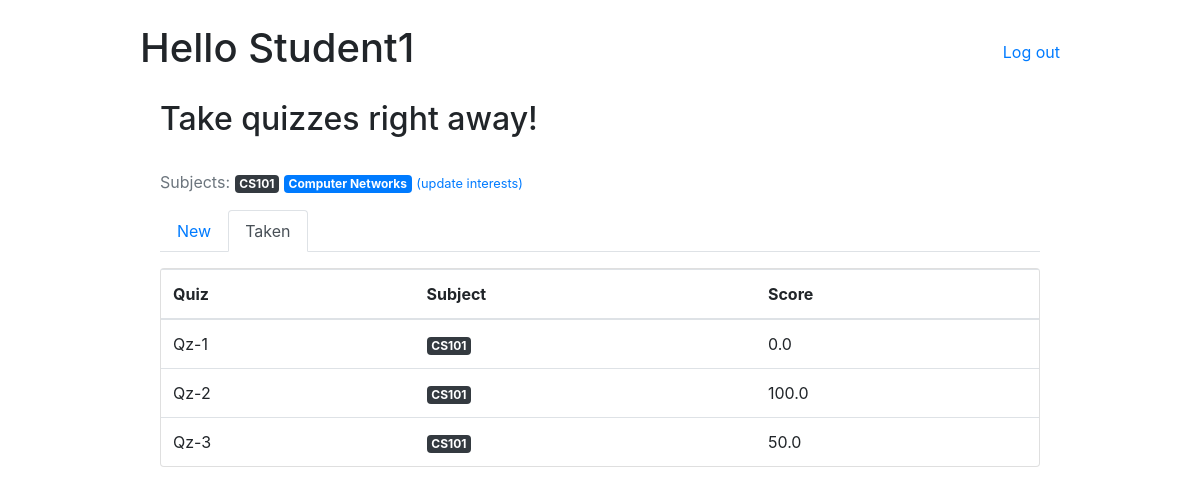
The app's page /students/taken/ (signed in), older data.
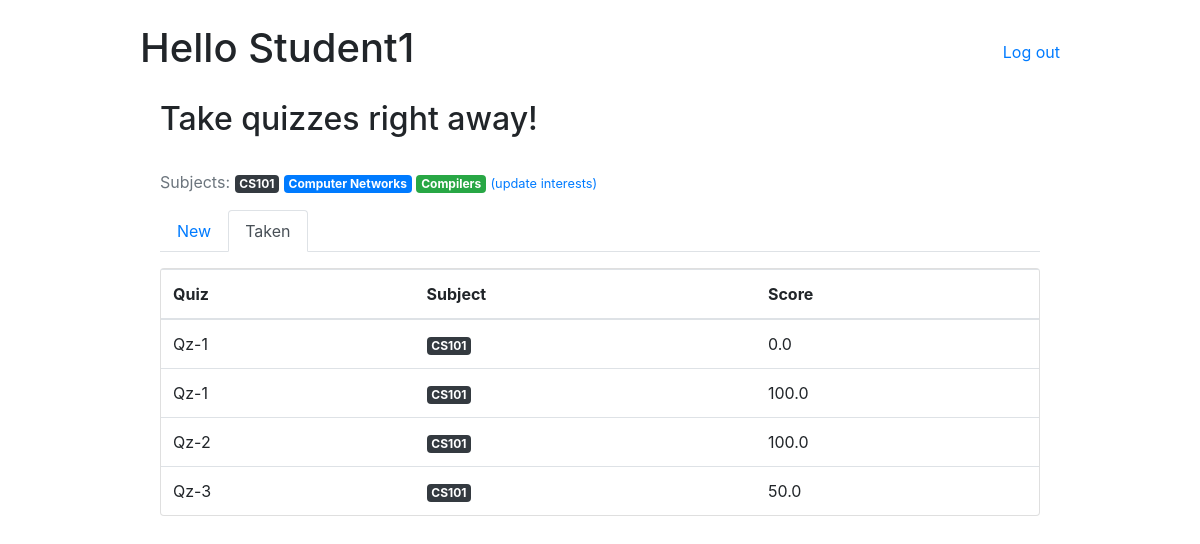
The same page, newer data.
### Quiz/models.py (models this page shows, shortened)
class User(AbstractUser):
    is_student = models.BooleanField(default=False)
    is_teacher = models.BooleanField(default=False)

class Subject(models.Model):
    name = models.CharField(max_length=30)
    color = models.CharField(max_length=7, default='#007bff')
    def get_html_badge(self):
        name = escape(self.name)
        color = escape(self.color)
        html = '<span class="badge badge-primary" style="background-color: %s">%s</span>' % (color, name)
        return mark_safe(html)

class TakenQuiz(models.Model):
    student = models.ForeignKey(Student, on_delete=models.CASCADE, related_name='taken_quizzes')
    quiz = models.ForeignKey(Quiz, on_delete=models.CASCADE, related_name='taken_quizzes')
    score = models.FloatField()
    date = models.DateTimeField(auto_now_add=True)

class Quiz(models.Model):
    owner = models.ForeignKey(User, on_delete=models.CASCADE, related_name='quizzes')
    name = models.CharField(max_length=255)
    subject = models.ForeignKey(Subject, on_delete=models.CASCADE, related_name='quizzes')
    shared_owners = models.ManyToManyField(User, related_name='shared_quizzes')

### Quiz/views.py (the view)
# urls.py: path('taken/', views.TakenQuizListView.as_view(), name='taken_quiz_list'),
@method_decorator([login_required, student_required], name='dispatch')
class TakenQuizListView(ListView):
    model = TakenQuiz
    context_object_name = 'taken_quizzes'
    template_name = 'students/taken_quiz_list.html'
    def get_queryset(self):
        queryset = self.request.user.student.taken_quizzes \
            .select_related('quiz', 'quiz__subject') \
            .order_by('quiz__name')
        return queryset

### Quiz/utils.py (called while the page is built)
def student_required(function=None, redirect_field_name=REDIRECT_FIELD_NAME, login_url='login'):
    actual_decorator = user_passes_test(
        lambda u: u.is_active and u.is_student,
        login_url=login_url,
        redirect_field_name=redirect_field_name
    )
    if function:
        return actual_decorator(function)
    return actual_decorator

### Quiz/templates/students/taken_quiz_list.html
{% extends 'base.html' %}
{% block content %}
  {% include 'students/_header.html' with active='taken' %}
  <div class="card">
    <table class="table mb-0">
      <thead>
        <tr>
          <th>Quiz</th>
          <th>Subject</th>
          <th>Score</th>
        </tr>
      </thead>
      <tbody>
        {% for taken_quiz in taken_quizzes %}
          <tr>
            <td>{{ taken_quiz.quiz.name }}</td>
            <td>{{ taken_quiz.quiz.subject.get_html_badge }}</td>
            <td>{{ taken_quiz.score }}</td>
          </tr>
        {% empty %}
          <tr>
            <td class="bg-light text-center font-italic" colspan="3">You haven't completed any quiz yet.</td>
          </tr>
        {% endfor %}
      </tbody>
    </table>
  </div>
{% endblock %}

### templates/base.html (shortened to what this page needs)
<!doctype html>
<html lang="en">
  <head>
    <link rel="stylesheet" href="https://maxcdn.bootstrapcdn.com/bootstrap/4.0.0/css/bootstrap.min.css">
  </head>
  <body>
    <div class="container my-4">
      <div class="row justify-content-center">
        <div class="col-md-10 col-sm-12">
          <div class="row">
            <div class="col-6">
              <h1 class="logo">
                {% if user.is_authenticated %}
                  <span>Hello {{ user.username }}</span>
                {% else %}
                    <span>Demo Quiz App</span>
                {% endif %}
              </h1>
            </div>
            <div class="col-6 text-right">
              {% if user.is_authenticated %}
                <p class="pt-3"><a href="{% url 'logout' %}">Log out</a></p>
              {% else %}
                <a href="{% url 'login' %}" class="btn btn-light" role="button">Log in</a>
                <a href="{% url 'signup' %}" class="btn btn-primary" role="button">Sign up</a>
              {% endif %}
            </div>
          </div>
          <div class="card-body">
            {% block content %}
            {% endblock %}
          </div>
        </div>
      </div>
    </div>
  </body>
</html>

### Quiz/templates/students/_header.html
<h2>Take quizzes right away!</h2>
<br>
<p class="text-muted">
  Subjects:{% for subject in user.student.interests.all %} {{ subject.get_html_badge }}{% endfor %}
  <a href="{% url 'students:student_interests' %}"><small>(update interests)</small></a>
</p>
<ul class="nav nav-tabs mb-3">
  <li class="nav-item">
    <a class="nav-link{% if active == 'new' %} active{% endif %}" href="{% url 'students:quiz_list' %}">New</a>
  </li>
  <li class="nav-item">
    <a class="nav-link{% if active == 'taken' %} active{% endif %}" href="{% url 'students:taken_quiz_list' %}">Taken</a>
  </li>
</ul>

Row changes from the older to the newer data that the page shows:
now on this page (row unchanged): Subject: get_html_badge "Compilers"
added TakenQuiz: quiz.name "Qz-1", quiz.subject.get_html_badge "CS101", score "100.0"
